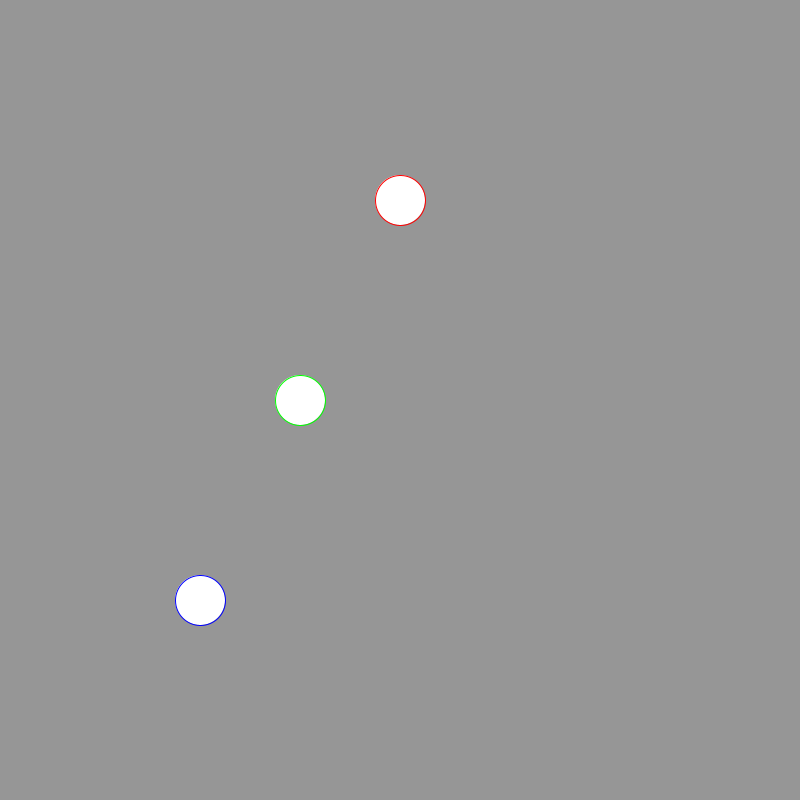
Frame 1 (no input)
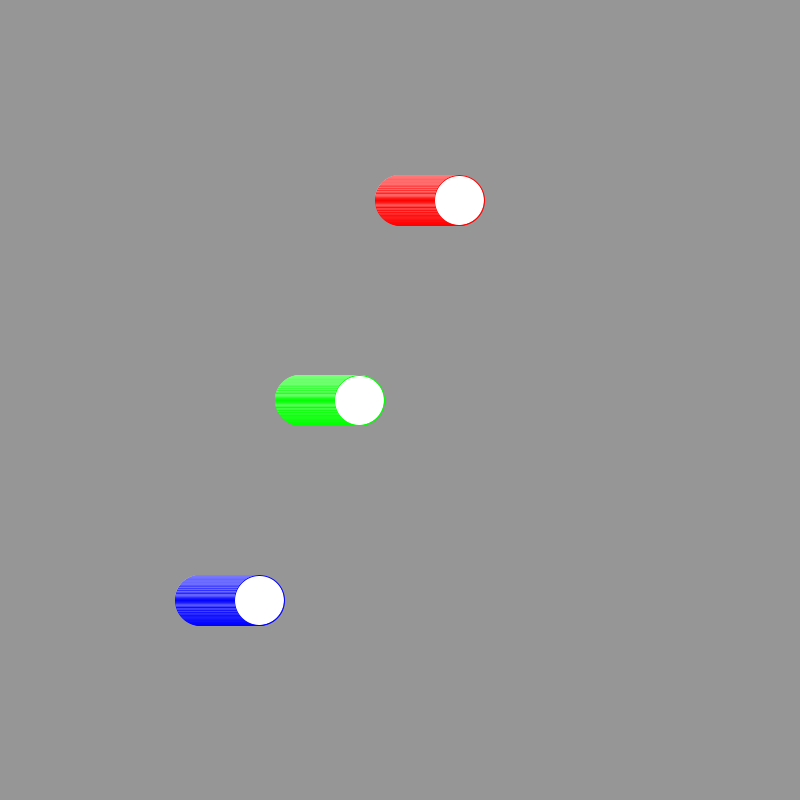
Frame 60 (the mouse pressed at the canvas centre just before this capture)
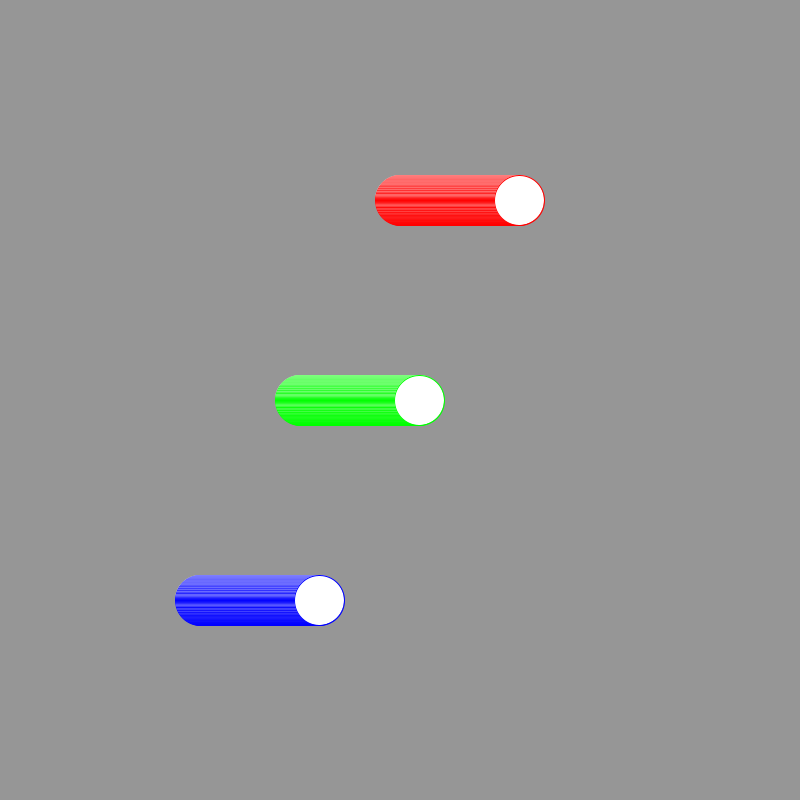
Frame 120 (the mouse held since frame 60 and released just before this capture)

The Processing sketch that drew these frames (run headless with seeded random() and noise(); from frame 60 on, the mouse is pressed at the canvas centre):

// Processing sketch: Fig_3_3
// ── Fig_3_3.pde
int x1 = 400;
int x2 = 300;
int x3 = 200;
int grow1 = 1;
int grow2 = 1;
int grow3 = 1;
void setup()
{
  background(150); //Not redrawing the background after every loop
  size(800,800);
  smooth();
}

void draw()
{
  
  fill(255,255,255);
    stroke(255,0,0);
  ellipse(x1,200,50,50);
  stroke(0,255,0);
  ellipse(x2,400,50,50);
  stroke(0,0,255);
  ellipse(x3,600,50,50);

   x1 = x1+grow1; //assigning x 
   x2 = x2+grow2; //assigning x 
   x3 = x3+grow3; //assigning x 
     if(x1 >= width-25 || x1 <= 25)
  {
    grow1 = grow1*-1; 
  }
  if(x2 >= width-25 || x2 <= 25)
  {
    grow2 = grow2*-1; 
  }
  if(x3 >= width-25 || x3 <= 25)
  {
    grow3 = grow3*-1; 
  }

}
